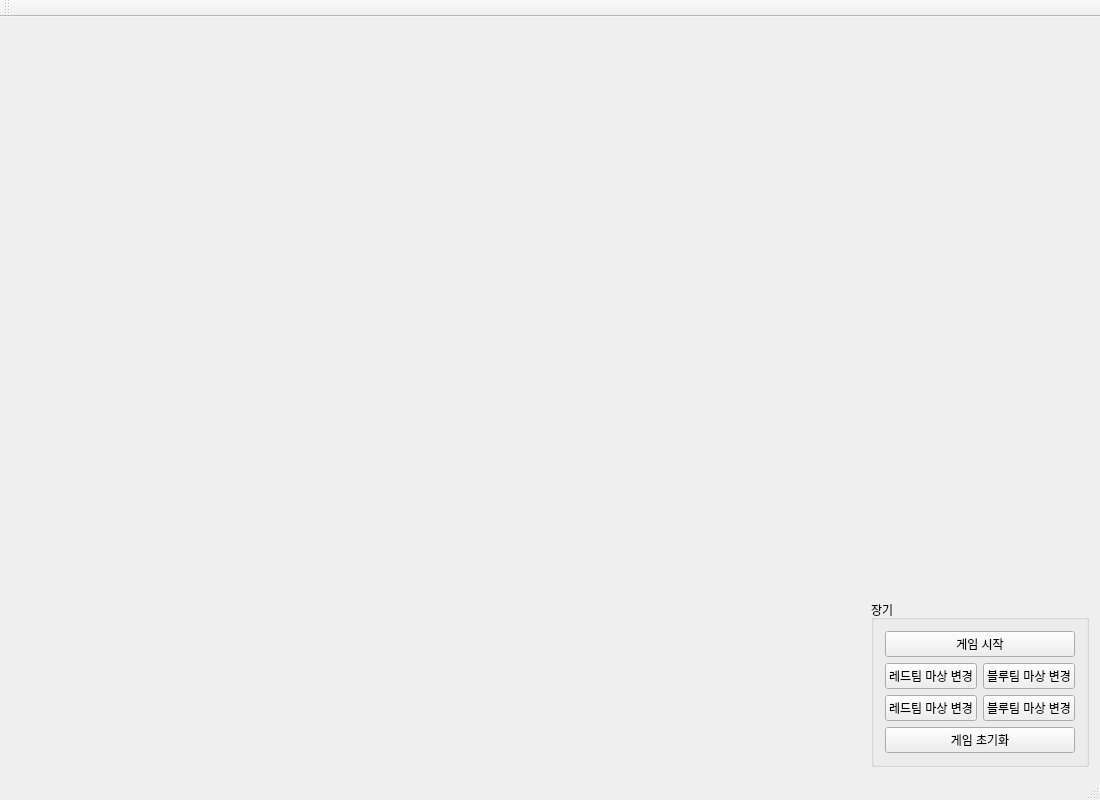
<?xml version="1.0" encoding="UTF-8"?>
<ui version="4.0">
 <class>JJY_PROJECTClass</class>
 <widget class="QMainWindow" name="JJY_PROJECTClass">
  <property name="geometry">
   <rect>
    <x>0</x>
    <y>0</y>
    <width>1100</width>
    <height>800</height>
   </rect>
  </property>
  <property name="windowTitle">
   <string>JJY_PROJECT</string>
  </property>
  <widget class="QWidget" name="centralWidget">
   <layout class="QHBoxLayout" name="horizontalLayout">
    <item>
     <widget class="QWidget" name="janggibase" native="true">
      <property name="sizePolicy">
       <sizepolicy hsizetype="Expanding" vsizetype="Expanding">
        <horstretch>0</horstretch>
        <verstretch>0</verstretch>
       </sizepolicy>
      </property>
      <layout class="QHBoxLayout" name="horizontalLayout_2"/>
     </widget>
    </item>
    <item>
     <widget class="QWidget" name="widget_2" native="true">
      <layout class="QVBoxLayout" name="verticalLayout_2">
       <property name="spacing">
        <number>0</number>
       </property>
       <property name="leftMargin">
        <number>0</number>
       </property>
       <property name="topMargin">
        <number>0</number>
       </property>
       <property name="rightMargin">
        <number>0</number>
       </property>
       <property name="bottomMargin">
        <number>0</number>
       </property>
       <item>
        <spacer name="verticalSpacer">
         <property name="orientation">
          <enum>Qt::Vertical</enum>
         </property>
         <property name="sizeHint" stdset="0">
          <size>
           <width>20</width>
           <height>40</height>
          </size>
         </property>
        </spacer>
       </item>
       <item>
        <widget class="QGroupBox" name="groupBox">
         <property name="title">
          <string>장기</string>
         </property>
         <layout class="QVBoxLayout" name="verticalLayout">
          <item>
           <widget class="QPushButton" name="gamestart">
            <property name="text">
             <string>게임 시작</string>
            </property>
           </widget>
          </item>
          <item>
           <widget class="QWidget" name="widget_3" native="true">
            <layout class="QGridLayout" name="gridLayout">
             <property name="leftMargin">
              <number>0</number>
             </property>
             <property name="topMargin">
              <number>0</number>
             </property>
             <property name="rightMargin">
              <number>0</number>
             </property>
             <property name="bottomMargin">
              <number>0</number>
             </property>
             <item row="0" column="0">
              <widget class="QPushButton" name="red_change_1">
               <property name="text">
                <string>레드팀 마상 변경</string>
               </property>
              </widget>
             </item>
             <item row="0" column="1">
              <widget class="QPushButton" name="blue_change_1">
               <property name="text">
                <string>블루팀 마상 변경</string>
               </property>
              </widget>
             </item>
             <item row="1" column="0">
              <widget class="QPushButton" name="red_change_2">
               <property name="text">
                <string>레드팀 마상 변경</string>
               </property>
              </widget>
             </item>
             <item row="1" column="1">
              <widget class="QPushButton" name="blue_change_2">
               <property name="text">
                <string>블루팀 마상 변경</string>
               </property>
              </widget>
             </item>
            </layout>
           </widget>
          </item>
          <item>
           <widget class="QPushButton" name="reset">
            <property name="text">
             <string>게임 초기화</string>
            </property>
           </widget>
          </item>
         </layout>
        </widget>
       </item>
      </layout>
     </widget>
    </item>
   </layout>
  </widget>
  <widget class="QMenuBar" name="menuBar">
   <property name="geometry">
    <rect>
     <x>0</x>
     <y>0</y>
     <width>1100</width>
     <height>22</height>
    </rect>
   </property>
  </widget>
  <widget class="QToolBar" name="mainToolBar">
   <attribute name="toolBarArea">
    <enum>TopToolBarArea</enum>
   </attribute>
   <attribute name="toolBarBreak">
    <bool>false</bool>
   </attribute>
  </widget>
  <widget class="QStatusBar" name="statusBar"/>
 </widget>
 <layoutdefault spacing="6" margin="11"/>
 <resources>
  <include location="JJY_PROJECT.qrc"/>
 </resources>
 <connections/>
</ui>
